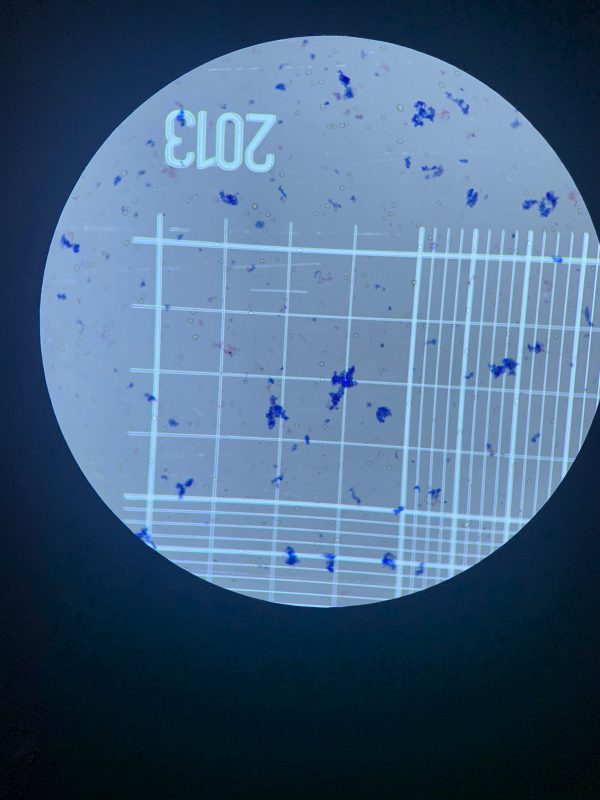
#> input picture images/test_image.jpeg, 1200 x 1600 px (shown at 1/2 size)
$ python detect_grid.py
#> lines starting #> are read from the running program, lines starting #| are printed output that depends on the picture; after the words box and inside, x2 and y2 are one past the last pixel; in counts of white or black regions, pixels touching at a corner belong together
import cv2 as cv
import numpy as np
import matplotlib.pyplot as plt
import os


def main():
    file_path = os.path.dirname(os.path.abspath(__file__))
    img_path = os.path.join(file_path, "images", "test_image.jpeg")
    img = cv.imread(img_path, cv.IMREAD_GRAYSCALE)
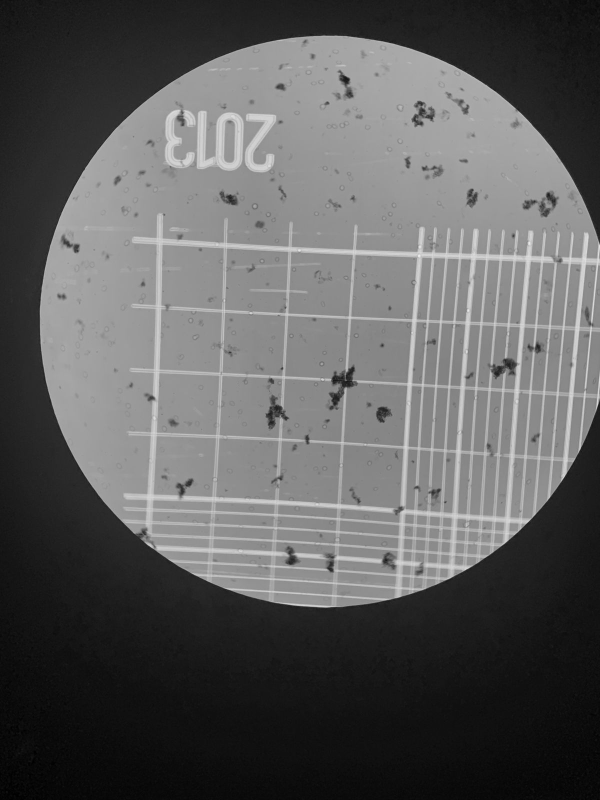
#> img: shape (1600, 1200) (shown at 1/2 size); min 0, max 241, mean 92.4

    lines_coords = hough_line_transform(img, debug=True)
    for line in lines_coords:
        print(f"Line coordinates: {line}")
    print("-----")
    print(f"Lines detected: {len(lines_coords)}")


def hough_line_transform(
    img, kernel_size=5, canny_threshold1=30, canny_threshold2=90, k=3000, hough_threshold=160, debug=False
):
#> called with kernel_size = 5, canny_threshold1 = 30, canny_threshold2 = 90, k = 3000, hough_threshold = 160, debug = True
    img_blured = cv.GaussianBlur(img, (kernel_size, kernel_size), 1.5)
    canny_edges = cv.Canny(img_blured, canny_threshold1, canny_threshold2)
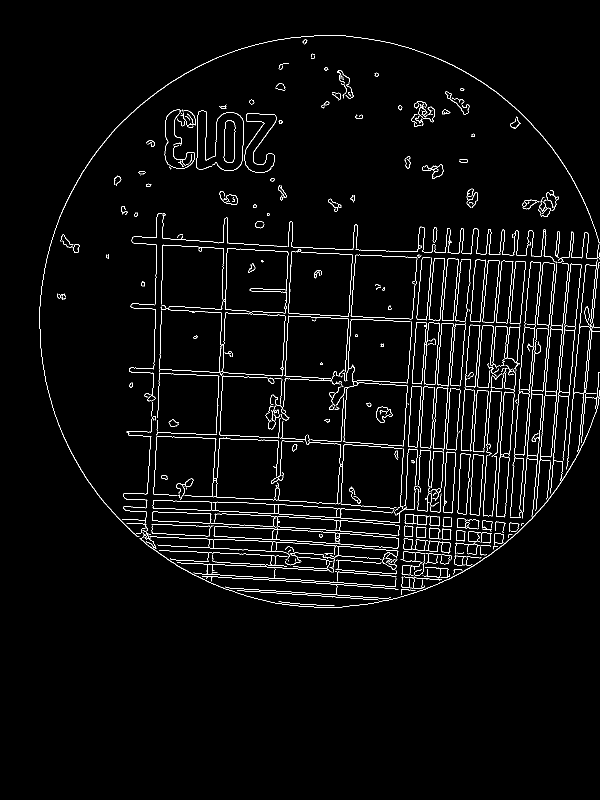
#> canny_edges: shape (1600, 1200) (shown at 1/2 size); 2.6% white in thin lines or dots, all inside (x1, y1, x2, y2) = (79, 71, 1200, 1216)

    if debug:
        plt.figure(figsize=(12, 10), dpi=100)
        plt.subplot(221)
        plt.imshow(img, cmap="gray")

    distance_resolution = 1
    angle_resolution = np.pi / 180

    lines = cv.HoughLines(canny_edges, distance_resolution, angle_resolution, hough_threshold)
#> lines = 134 rows, first 8: [1150, 0.0873], [474, 1.61], [472, 1.62], [600, 1.62], [608, 0.0524], [861, 1.61], [721, 1.62], [1123, 0.0873]

    lines_coords = []
    for curline in lines:
        rho, theta = curline[0]
        a = np.cos(theta)
        b = np.sin(theta)
        x0 = a * rho
        y0 = b * rho
        x1 = int(x0 + k * (-b))
        y1 = int(y0 + k * (a))
        x2 = int(x0 - k * (-b))
        y2 = int(y0 - k * (a))
        line_coords = (x1, y1, x2, y2)
        lines_coords.append(line_coords)
        if debug:
            cv.line(img, (x1, y1), (x2, y2), (255, 0, 0), 2)
#> this loop made 134 passes
#> (rho, theta, a, b, x0, y0, x1, y1) on passes 1 to 12: (1150, 0.0873, 0.996, 0.0872, 1145.6, 100.2, 884, 3088), (474, 1.61, -0.0349, 0.999, -16.54, 473.7, -3014, 369), (472, 1.62, -0.0523, 0.999, -24.7, 471.4, -3020, 314), (600, 1.62, -0.0523, 0.999, -31.4, 599.2, -3027, 442), (608, 0.0524, 0.999, 0.0523, 607.2, 31.82, 450, 3027), (861, 1.61, -0.0349, 0.999, -30.05, 860.5, -3028, 755), (721, 1.62, -0.0523, 0.999, -37.73, 720, -3033, 563), (1123, 0.0873, 0.996, 0.0872, 1118.7, 97.88, 857, 3086), (602, 0.0524, 0.999, 0.0523, 601.2, 31.51, 444, 3027), (939, 0.0524, 0.999, 0.0523, 937.7, 49.14, 780, 3045), (712, 1.64, -0.0698, 0.998, -49.67, 710.3, -3042, 500), (1182, 0.0873, 0.996, 0.0872, 1177.5, 103, 916, 3091)
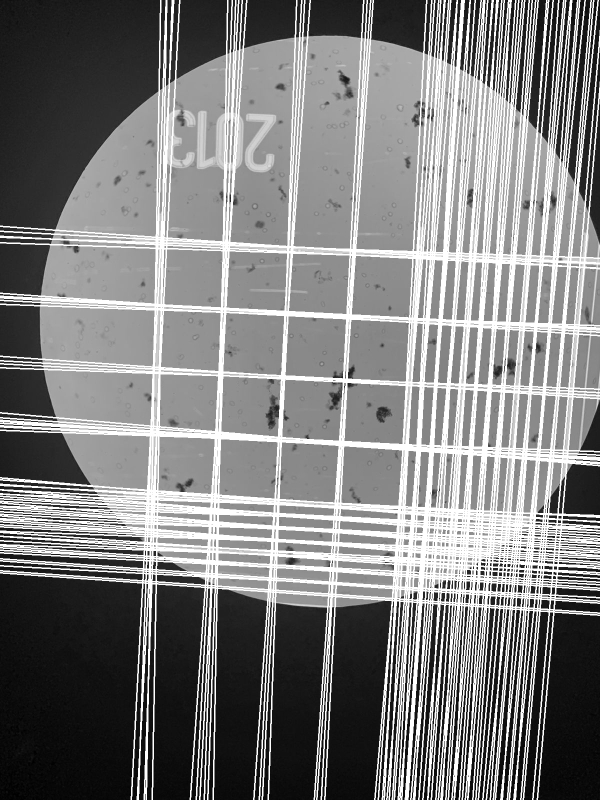
#> img: shape (1600, 1200) (shown at 1/2 size); min 0, max 255, mean 127.7

    if debug:
        plt.axis("off")
        plt.title("Original")
        plt.subplot(222)
        plt.imshow(img_blured, cmap="gray")
        plt.axis("off")
        plt.title("Blured")
        plt.subplot(223)
        plt.imshow(canny_edges, cmap="gray")
        plt.axis("off")
        plt.title("Canny edges")
        plt.subplot(224)
        plt.imshow(img, cmap="gray")
        plt.axis("off")
        plt.title("Hough lines")
        plt.tight_layout()
        plt.show()
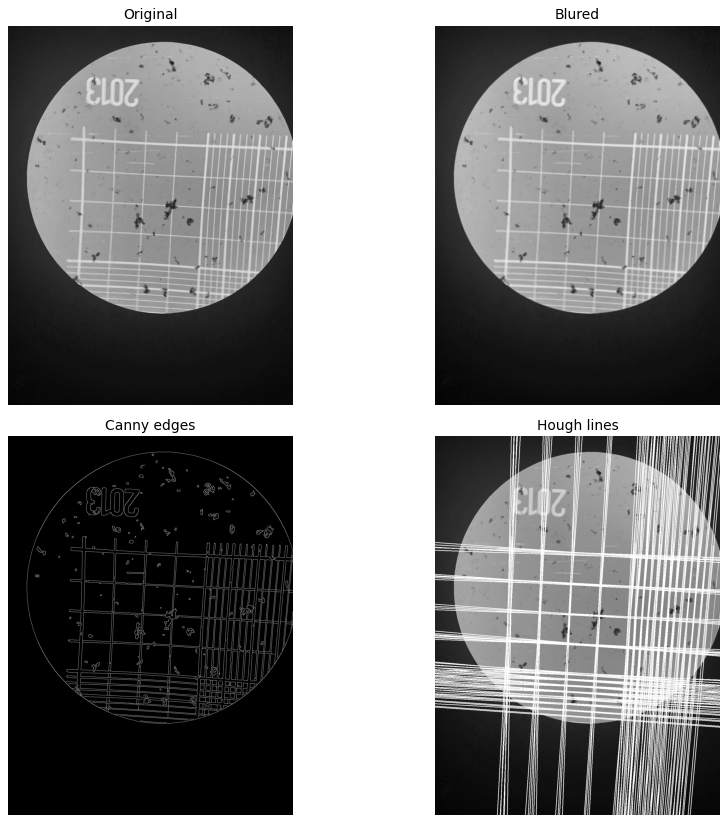
#> figure drawn by matplotlib, 4 panels

    return lines_coords


if __name__ == "__main__":
    main()
#> the loop in main, `for line in lines_coords:` made 134 passes
#> line on passes 1 to 12: (884, 3088, 1407, -2888), (-3014, 369, 2981, 578), (-3020, 314, 2971, 628), (-3027, 442, 2964, 756), (450, 3027, 764, -2964), (-3028, 755, 2968, 965), (-3033, 563, 2958, 877), (857, 3086, 1380, -2890), (444, 3027, 758, -2964), (780, 3045, 1094, -2946), (-3042, 500, 2943, 919), (916, 3091, 1438, -2885)
#| Line coordinates: (884, 3088, 1407, -2888)
#| Line coordinates: (-3014, 369, 2981, 578)
#| Line coordinates: (-3020, 314, 2971, 628)
#| Line coordinates: (-3027, 442, 2964, 756)
#| Line coordinates: (450, 3027, 764, -2964)
#| Line coordinates: (-3028, 755, 2968, 965)
#| Line coordinates: (-3033, 563, 2958, 877)
#| Line coordinates: (857, 3086, 1380, -2890)
#> (further printed lines are left out)
#| Lines detected: 134
